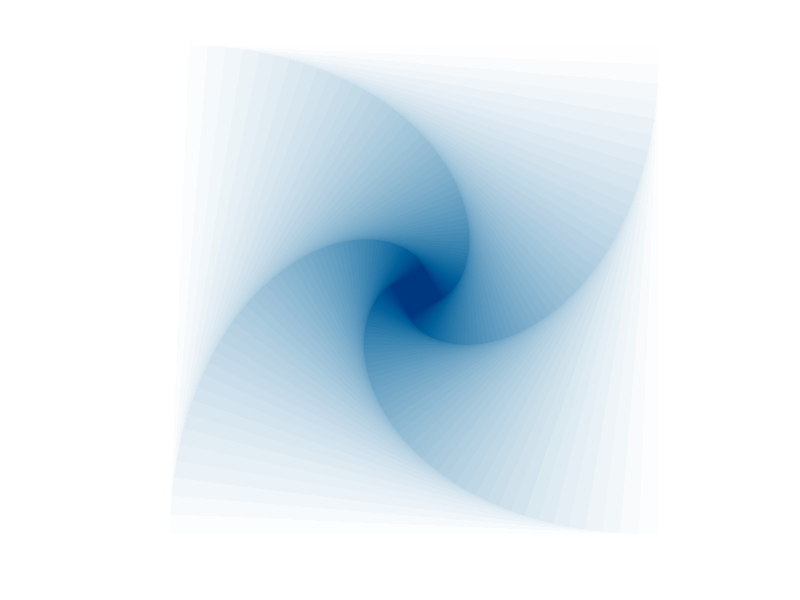

MATLAB code to generate this figure:
%% Spiral Square
% A simple script to draw polygons giving illusion
% of spiraling square in itself.First a square is drawn.
% After square is drawn the length of the first side is 
% reduced.In the next iteration assign value of current to next.
% x4 = x3,x3 = x2,x2 = x1,x1 = x5.same for y coordinates.
% There is no trignometric function invloved in this process.
scale = 0.04; 
x=[0 1 1 0 0];
y=[0 0 1 1 0];

total=256; %number of squares
colmap=1-copper(total); %colormap
 
%% Draw the Squares  
% 
for t=1:total
    h=patch(x,y,'r','edgecolor','none','facecolor',colmap(t,:),'linewidth',2);
    x(5) = scale*x(3) + (1-scale)*x(4);
    y(5) = scale*y(3) + (1-scale)*y(4);
    x = circshift(x ,[1 1]);
    y = circshift(y,[1 1]);
end
axis equal off
